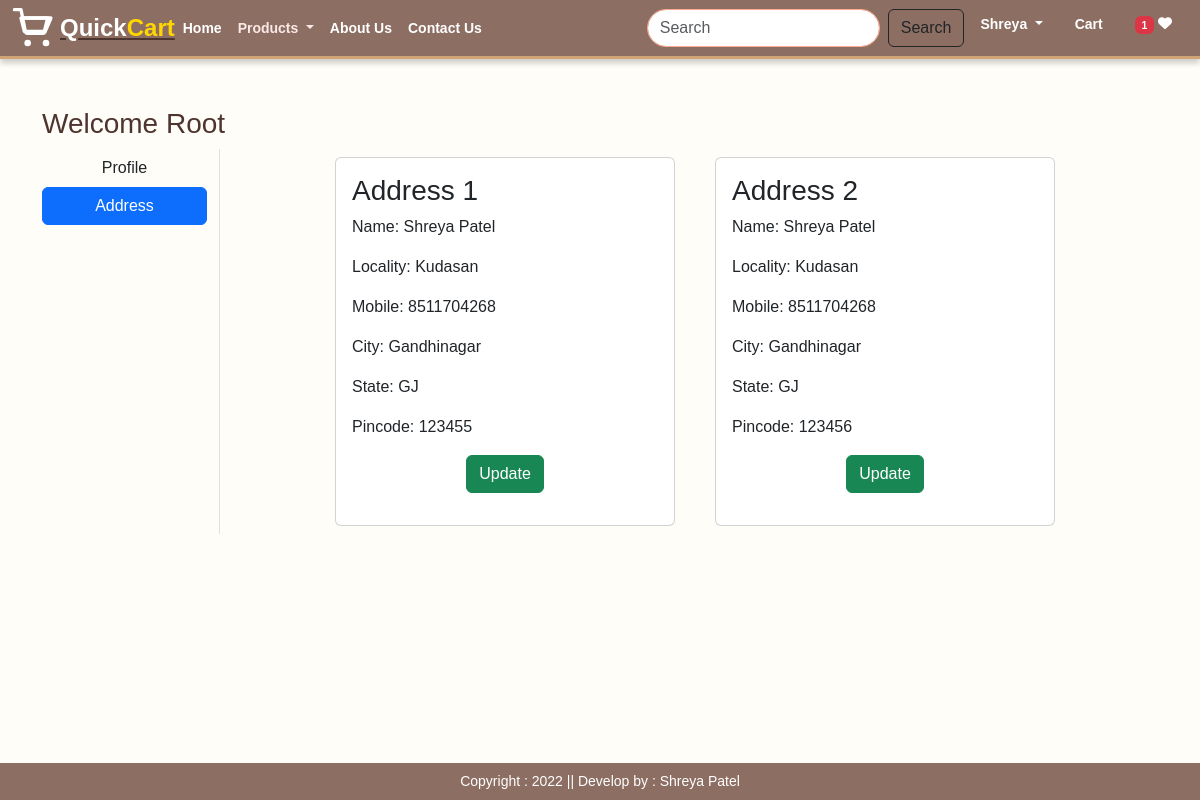
The page /address/ (signed in) on the database its author committed.
### app/models.py (models this page shows, shortened)
class Customer(models.Model):
    user = models.ForeignKey(User,on_delete=models.CASCADE)
    name = models.CharField(max_length=200)
    locality = models.CharField(max_length=200)
    city = models.CharField(max_length=50)
    mobile = models.IntegerField(default=0)
    zipcode = models.IntegerField()
    state = models.CharField(choices=STATE_CHOICES, max_length=100)

### app/views.py (the view)
# urls.py: path('address/', views.address, name='address'),
@login_required
def address(request):
    add = Customer.objects.filter(user=request.user)
    totalitem = 0
    wishitem = 0
    if request.user.is_authenticated:
            totalitem = len(Cart.objects.filter(user=request.user))
            wishitem = len(Wishlist.objects.filter(user=request.user))
    return render(request, 'app/address.html',locals())

### app/templates/app/address.html (shortened to what this page needs)
{% extends 'app/base.html' %}
{% load static %}
{% block main-content %}
<div class="container my-5">
    <div class="row">
        <h3>Welcome <span class="text-capitalize">{{request.user}}</span></h3>
    <div class="col-sm-2 border-end">
        <ul class="list-unstyled">
            <li class="d-grid"><a href="{% url 'profile' %}" class="btn ">Profile</a></li>
            <li class="d-grid"><a href="{% url 'address' %}" class="btn btn-primary">Address</a></li>
        </ul>
    </div>
    <div class="col-sm-8 offset-sm-1">
        <div class="row">
            {% for ad in add %}
             <div class="col-sm-6">
                <div class="card m-2">
                    <div class="card-body">
                        <h3>Address {{forloop.counter}}</h3>
                        <p>Name: {{ad.name}}</p>
                        <p>Locality: {{ad.locality}}</p>
                        <p>Mobile: {{ad.mobile}}</p>
                        <p>City: {{ad.city}}</p>
                        <p>State: {{ad.state}}</p>
                        <p>Pincode: {{ad.zipcode}}</p>
                        <p class="text-center"><a href="{% url 'updateAddress' pk=ad.id %}" type="button" class="btn btn-success">Update</a></p>
                    </div>
                </div>
            </div>
            {% endfor %}
        </div>
    </div>
{% endblock main-content %}

### app/static/app/css/style.css (style rules this page uses)
body { font-family: 'Poppins', sans-serif; background-color: #fffdf7; color: #4e342e; margin: 0; padding: 0; }
a { color: #4e342e; }
.text-center { text-align: center; }

### rows shown on the page
Customer: name "Shreya Patel", locality "Kudasan", mobile "8511704268", city "Gandhinagar", state "GJ", zipcode "123455"
Customer: name "Shreya Patel", locality "Kudasan", mobile "8511704268", city "Gandhinagar", state "GJ", zipcode "123456"

### other values the page prints
{{ wishitem }} "1"
{{ request.user }} "Root"
